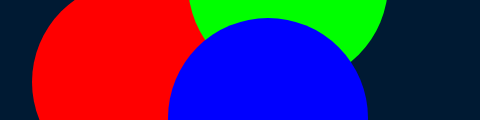
Frame 1 (no input)
Frame 60 (no input): identical to frame 1, image omitted
Frame 120 (the mouse pressed at the canvas centre since frame 60): identical to frame 1, image omitted

The p5.js sketch that drew this single still picture (run headless with seeded random() and noise() and a simulated clock; from frame 60 on, the mouse is pressed at the canvas centre):

// p5.js sketch
// ── sketch.js
function setup() {
    createCanvas(480, 120);
    noStroke();
}

function draw() {
    background(0, 26, 51);              // Dark blue color
    fill(255, 0, 0);                    // Red color
    ellipse(132, 82, 200, 200);         // Red circle
    fill(0, 255, 0);                    // Green color
    ellipse(288, -16, 200, 200);        // Green circle
    fill(0, 0, 255);                    // Blue color
    ellipse(268, 118, 200, 200);        // Blue circle
}
